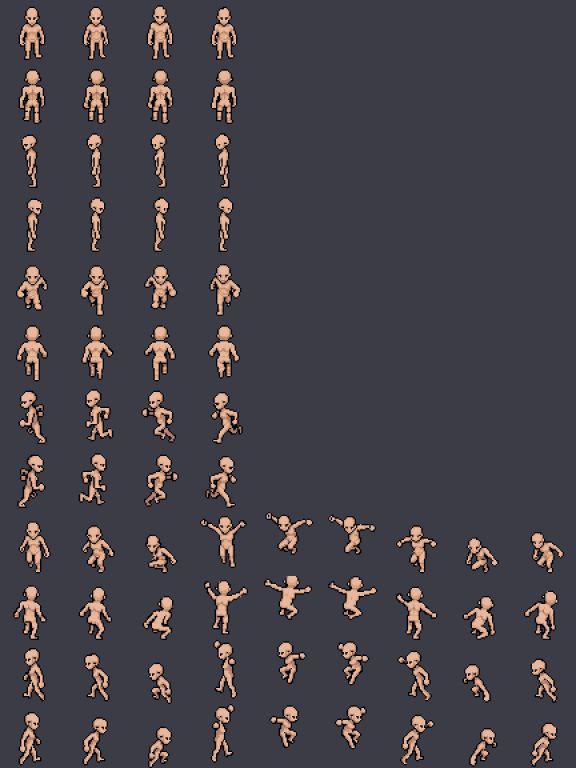
#> input picture art/gear_src/body_plain_4x.png, 1728 x 2304 px, given in place of player_new.png, which was not available (shown at 1/3 size)
$ python draw_iron_gear.py
#> lines starting #> are read from the running program, lines starting #| are printed output that depends on the picture; after the words box and inside, x2 and y2 are one past the last pixel; in counts of white or black regions, pixels touching at a corner belong together; pictures that were not available may be replaced by others from this repository, and a replacement may not be noted
#> in main, sheet is the input picture: PIL image 1728x2304 RGBA; mean R, G, B, A 69.5, 65.7, 72.6, 255
#> in main, `out = Image.new("RGBA", (192, 48))`: out: PIL image 192x48 RGBA; every value is 0
### tools/draw_iron_chestplate.py
"""Draws the iron chestplate as a 4-direction sprite (front, back, left, right), fitted to the
standing pose (first idle frame of each facing in art/player_new.png).

Output: art/gear_src/iron_chestplate_4dir.png (4 frames of 48x48: down, up, left, right).
That file is the kind of thing an artist draws by hand; tools/gen_worn_layer.py then fits it
onto every frame of the character. This script just paints one programmatically: it re-shades
the body's own pixels as steel inside the plate's outline, then adds trim, rivets and a belt.
"""
import numpy as np
from PIL import Image

SRC = "art/player_new.png"
OUT = "art/gear_src/iron_chestplate_4dir.png"

OUTLINE = (34, 36, 46)
STEEL = [(62, 68, 84), (98, 106, 124), (136, 145, 162), (178, 186, 200)]   # dark .. light
TRIM = (220, 226, 236)
BELT = (92, 60, 36)
BELT_DARK = (62, 40, 24)
BUCKLE = (214, 178, 84)
RIVET = (236, 240, 246)


def lum(p):
    return 0.3 * p[0] + 0.59 * p[1] + 0.11 * p[2]


# plate area per facing: rows it spans, and from which row on only the torso columns
# (below that the arms hang free and stay bare)
SPEC = {
    "down":  dict(top=17, bottom=31, arms_from=23, torso=(20, 29)),
    "up":    dict(top=16, bottom=31, arms_from=21, torso=(20, 30)),
    "left":  dict(top=17, bottom=31, arms_from=21, torso=(23, 28)),
    "right": dict(top=17, bottom=31, arms_from=21, torso=(21, 26)),
}


MAP = "art/gear_src/body_parts.png"


# [90 lines left out: functions chest_area, paint, not called in this run]


# [7 lines that do not run on import are left out]

### tools/draw_iron_gear.py
"""Draws the iron helm and iron greaves as 4-direction sprites (front, back, left, right), fitted
to the standing pose using the body-part map (head / legs areas of each standing frame).

    python3 tools/draw_iron_gear.py

Output: art/gear_src/iron_helm_4dir.png and art/gear_src/iron_greaves_4dir.png (192x48 each).
Like the chestplate (draw_iron_chestplate.py) these are what an artist would draw by hand;
tools/new_gear.py then fits them onto every frame.
"""
import os
import sys
import numpy as np
from PIL import Image

sys.path.insert(0, os.path.dirname(os.path.abspath(__file__)))
from draw_iron_chestplate import OUTLINE, STEEL, TRIM, RIVET, lum   # noqa: E402
from gen_part_map import COLORS, PLAIN                               # noqa: E402

SRC = "art/player_new.png"
MAP = "art/gear_src/body_parts.png"
FACINGS = ["down", "up", "left", "right"]
LEATHER = (92, 60, 36)


def area(i, part):
#> called with i = 0, part = 'head'
    m = np.array(Image.open(MAP).convert("RGBA").crop((0, i * 48, 48, i * 48 + 48))).astype(int)
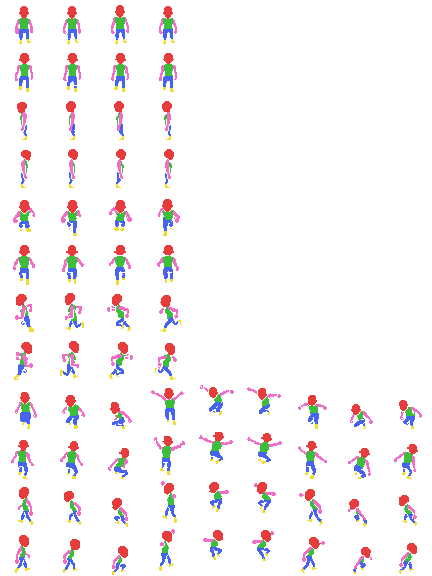
#> input picture art/gear_src/body_parts.png, 432 x 576 px, found by its file name
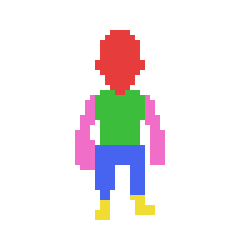
#> m: shape (48, 48, 4) int64 (shown 5 times larger); mean R, G, B, A 24.5, 19.8, 20.8, 40.8; transparent parts drawn white
    hit = np.zeros((48, 48), bool)
    for c in COLORS[part] + [PLAIN[part]]:
        hit |= (m[..., 3] > 0) & (np.abs(m[..., :3] - np.array(c)).sum(axis=2) <= 6)
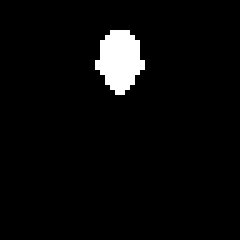
#> hit: shape (48, 48) bool (shown 5 times larger); 3.8% white; 1 white region, box (x1, y1, x2, y2) and area: (19, 6, 29, 19) 88
    return hit


def steel(p):
    L = lum(p)
    if L < 70:
        return OUTLINE
    return STEEL[0] if L < 150 else STEEL[1] if L < 170 else STEEL[2] if L < 192 else STEEL[3]


def helm(frame, facing, head):
#> called with facing = 'down'
    a = np.array(frame)
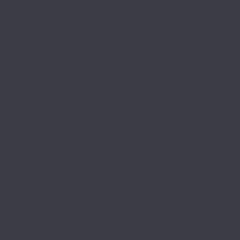
#> a: shape (48, 48, 4) (shown 5 times larger); mean R, G, B, A 60, 60, 70, 255
    out = np.zeros_like(a)
    ys, xs = np.where(head)
#> ys = 88 values from 6 to 18; xs = 88 values, max 28 at index 51, min 19 at index 42, mean 23.5
    top, bottom = ys.min(), ys.max()
#> top = 6; bottom = 18
    cx = int(round(xs.mean()))
#> cx = 24
    # eye line: first row with two or more dark pixels inside the head (front / sides)
    dark = (a[..., 3] > 0) & (np.array([[lum(a[y, x]) for x in range(48)] for y in range(48)]) < 70)
#> dark: shape (48, 48) bool; every value is 1
    eye = None
    for y in range(top + 3, bottom):
        inner = [x for x in range(48) if dark[y, x] and head[y, x - 1] and head[y, x + 1]] if 0 < cx < 47 else []
        if len(inner) >= 1:
            eye = y
            break
#> this loop made 1 pass
#> inner on pass 1: [21, 22, 23, 24, 25, 26]
    if eye is None or facing == "up":
        eye = bottom + 1                              # back view: the whole head is covered
    rows = {}
    for y, x in zip(ys, xs):
        rows.setdefault(y, []).append(x)
#> this loop made 88 passes
#> (y, x) on passes 1 to 12: (6, 22), (6, 23), (6, 24), (6, 25), (7, 21), (7, 22), (7, 23), (7, 24), (7, 25), (7, 26), (8, 20), (8, 21)
#> after the loop, rows = 13 items
    for y, x in zip(ys, xs):
        lo, hi = min(rows[y]), max(rows[y])
        cover = y < eye
        if facing == "down":
            cover |= x <= lo + 1 or x >= hi - 1        # cheek guards
            cover |= x == cx and y <= eye + 1          # nose guard
        elif facing == "left":
            cover |= x >= cx + 1                       # back of the head (face looks left)
        elif facing == "right":
            cover |= x <= cx - 1
        if cover:
            out[y, x] = (*steel(a[y, x]), 255)
#> this loop made 88 passes
#> (y, x, lo, hi, cover) on passes 1 to 12: (6, 22, 22, 25, True), (6, 23, 22, 25, True), (6, 24, 22, 25, True), (6, 25, 22, 25, True), (7, 21, 21, 26, True), (7, 22, 21, 26, True), (7, 23, 21, 26, True), (7, 24, 21, 26, True), (7, 25, 21, 26, True), (7, 26, 21, 26, True), (8, 20, 20, 27, True), (8, 21, 20, 27, True)
#> (lo, hi, cover) on passes 61 to 66: (19, 28, True), (19, 28, True), (20, 27, True), (20, 27, True), (20, 27, False), (20, 27, False)
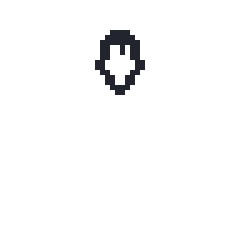
#> out: shape (48, 48, 4) (shown 5 times larger); mean R, G, B, A 0.9, 0.9, 1.2, 6.4; transparent parts drawn white
    # brow band just above the eyes, with rivets; a bright rim on the crown
    if facing != "up":
        for x in rows.get(eye - 1, []):
            if out[eye - 1, x, 3] and tuple(out[eye - 1, x, :3]) != OUTLINE:
                out[eye - 1, x] = (*STEEL[0], 255)
#> this loop made 8 passes
        for x in (min(rows.get(eye - 1, [cx])) + 1, max(rows.get(eye - 1, [cx])) - 1):
            if out[eye - 1, x, 3]:
                out[eye - 1, x] = (*RIVET, 255)
#> this loop made 2 passes
#> x on passes 1 to 2: 21, 26
#> out: shape (48, 48, 4); 0.09% of pixels changed, all inside (x1, y1, x2, y2) = (21, 8, 27, 9)
    for x in range(48):
        col = [y for y in range(48) if out[y, x, 3] and tuple(out[y, x, :3]) != OUTLINE]
        if col:
            out[col[0], x] = (*TRIM, 255)
#> this loop made 48 passes
#> col on passes 22, 27: [8], [8]
#> out: shape (48, 48, 4); mean R, G, B, A 1, 1.1, 1.3, 6.4
    if facing == "up":
        for y in range(top + 2, bottom):              # a ridge down the back of the helm
            if out[y, cx, 3] and tuple(out[y, cx, :3]) != OUTLINE:
                out[y, cx] = (*STEEL[0], 255)
    return Image.fromarray(out)


def greaves(frame, facing, legs):
    a = np.array(frame)
    out = np.zeros_like(a)
    ys, xs = np.where(legs)
    top, bottom = ys.min(), ys.max()
    knee = top + (bottom - top) * 2 // 3
    for y, x in zip(ys, xs):
        out[y, x] = (*steel(a[y, x]), 255)
        if y == top:
            out[y, x] = (*LEATHER, 255)               # a leather strap at the top
        elif y == bottom:
            out[y, x] = (*OUTLINE, 255) if lum(a[y, x]) < 70 else (*STEEL[0], 255)   # rim over the feet
        elif (y - top) % 4 == 0 and y < knee - 1:
            if tuple(out[y, x, :3]) != OUTLINE:
                out[y, x] = (*STEEL[1], 255)          # plate bands down the thigh
    # knee caps: a bright spot in the middle of each leg at knee height
    for y in (knee, knee + 1):
        row = [x for x in range(48) if legs[y, x]]
        if not row:
            continue
        runs, run = [], [row[0]]
        for x in row[1:]:
            if x == run[-1] + 1:
                run.append(x)
            else:
                runs.append(run)
                run = [x]
        runs.append(run)
        for r in runs:
            mid = r[len(r) // 2]
            if tuple(out[y, mid, :3]) != OUTLINE:
                out[y, mid] = (*(TRIM if y == knee else STEEL[3]), 255)
    return Image.fromarray(out)


def main():
    sheet = Image.open(SRC).convert("RGBA")
    for name, part, fn in (("iron_helm", "head", helm), ("iron_greaves", "legs", greaves)):
        out = Image.new("RGBA", (192, 48))
        for i, facing in enumerate(FACINGS):
            out.paste(fn(sheet.crop((0, i * 48, 48, i * 48 + 48)), facing, area(i, part)), (i * 48, 0))
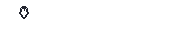
#> out: PIL image 192x48 RGBA; mean R, G, B, A 0.3, 0.3, 0.3, 1.6; transparent parts drawn white
        path = "art/gear_src/%s_4dir.png" % name
#> path = 'art/gear_src/iron_helm_4dir.png'
        out.save(path)
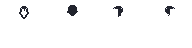
#> saved as iron_helm_4dir.png: PIL image 192x48 RGBA; mean R, G, B, A 1, 1.1, 1.3, 6.7; transparent parts drawn white
        print("wrote", path)
#| wrote art/gear_src/iron_helm_4dir.png


if __name__ == "__main__":
    main()
